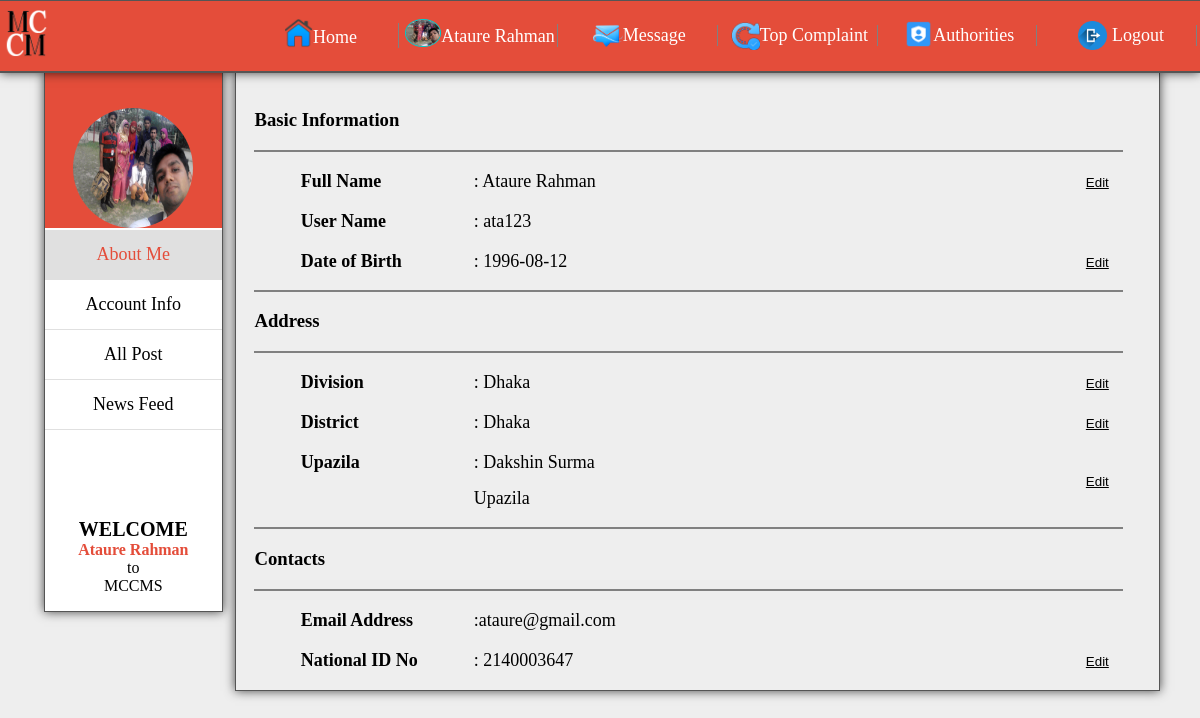
Screenshot of /about_me.php (signed in) with the database file from the repository.
### tables this page shows
CREATE TABLE `user_info` (
  `SL` int(11) NOT NULL,
  `user_name` varchar(40) NOT NULL,
  `full_name` varchar(40) NOT NULL,
  `password` varchar(40) NOT NULL,
  `mail_address` varchar(40) NOT NULL,
  `nid_no` int(20) NOT NULL,
  `date_birth` date NOT NULL,
  `division_name` varchar(40) NOT NULL,
  `district_name` varchar(30) NOT NULL,
  `district_code` varchar(30) NOT NULL,
  `upazila_name` varchar(30) NOT NULL,
  `upazila_code` varchar(30) NOT NULL,
  `profile_image` varchar(100) NOT NULL,
  `status` int(50) NOT NULL DEFAULT '1',
  `post_status` int(50) NOT NULL DEFAULT '1'
);

### about_me.php (the view, shortened to what this page needs)
<!DOCTYPE html>
<html lang="en">
<head>
	<link rel="stylesheet" href="css/profile.css">
</head>
<body>
	<?php include 'header.php'; ?>
<?php
$sql = mysqli_query($conn, "SELECT * FROM user_info WHERE user_name='$current_user_id'");
		while ($row = mysqli_fetch_array($sql))
	       {
	       	$f_name= $row['full_name'];
	       	$d_birth= $row['date_birth'];
	       	$district_name= $row['district_name'];
	       	$upazila_name= $row['upazila_name'];
	       	$division_name= $row['division_name'];
	       	$mail= $row['mail_address'];
	       	$nid= $row['nid_no'];
	       }
?>
	<div class="container">
		<div class="left_side_bar">
			<div class="side_bar_header">
				<br>
				<br>
				<div class="image_holder">
					<?php if($pro_image != ""): ?>
									<img src="uploads/<?php echo $pro_image ?>" style="width: 100%; height: 100%; border-radius: 50%;">
									<?php else: ?>
									<img src="img/default.png"  style="width: 100%; height: 100%; border-radius: 50%;">
					<?php endif; ?>
				</div>
			</div>
			<div class="nav_div">
				<nav>
					<ul>
						<li><a style="background-color: rgba(224,224,224); color: #e44d3a;" href="about_me.php">About Me</a></li>
						<li><a href="account_info.php">Account Info</a></li>
						<li><a href="personal_post.php">All Post</a></li>
						<li><a href="home_general.php">News Feed</a></li>
						<br>
						<br>
						<br>
						<br>
						<center><p><b style="font-size: 20px;">WELCOME</b><br> <b style="color: #e44d3a;"><?php echo $_SESSION["user_fullname"]; ?></b> <br> to <br> MCCMS</p></center>
					</ul>
				</nav>
			</div>
		</div>
		<div class="main_info">
			<div id="about_me">
				<h3>Basic Information</h3>
				<hr style="border:0.5px solid gray;">
				<form action="" method="post">
				<table>
					<tr>
						<th>Full Name</th>
						<?php
						if (isset($_POST['edit_nm'])) { ?>
							<td><input type="text" name="full_name" value="<?php echo $f_name; ?>"></td>
						<td style="padding-left: 84%;">
							<button name="update_nm" style="background-color: transparent; border: none; text-decoration: underline;">Update</button>
						</td>
						<?php }
						else
						{ ?>
						<td>: <?php echo $f_name; ?></td>
						<td style="padding-left: 84%;">
							<button name="edit_nm" style="background-color: transparent; border: none; text-decoration: underline;">Edit</button>
						</td>
						<?php }
						?>
					</tr>
					<tr>
						<th>User Name</th>
						<td>: <?php echo $current_user_id; ?></td>
					</tr>
					<tr>
						<th>Date of Birth</th>
						<?php
						if (isset($_POST['edit_bd'])) { ?>
							<td>
								<input type="text" name="bd" value="<?php echo $d_birth; ?>">
							</td>
						<td style="padding-left: 84%;">
							<button name="update_bd" style="background-color: transparent; border: none; text-decoration: underline;">Update</button>
						</td>
						<?php }
						else
						{ ?>
						<td>: <?php echo $d_birth; ?></td>
						<td style="padding-left: 84%;">
							<button name="edit_bd" style="background-color: transparent; border: none; text-decoration: underline;">Edit</button>
						</td>
						<?php }
						?>
					</tr>
				</table>
				<hr style="border:0.5px solid gray;">
				<h3>Address</h3>
				<hr style="border:0.5px solid gray;">
				<table>
					<tr>
						<th>Division</th>
						<?php
						if (isset($_POST['edit_div'])) { ?>
							<td>
						<input type="dropdown" name="div" list="divisions" class="dropdown" placeholder="start typing your division" />
						<datalist id="divisions">
							<?php
								$sql = mysqli_query($conn, "SELECT * FROM divisions");
									while ($row = mysqli_fetch_array($sql))
								       {
								       	?>
								         <option value="<?php echo $row['name']; ?>"></option>
								         <?php
								       }
							?>
						</datalist>
							</td>
						<td style="padding-left: 84%;">
							<button name="update_div" style="background-color: transparent; border: none; text-decoration: underline;">Update</button>
						</td>
						<?php }
						else
						{ ?>
						<td>: <?php echo $division_name; ?></td>
						<td style="padding-left: 84%;">
							<button name="edit_div" style="background-color: transparent; border: none; text-decoration: underline;">Edit</button>
						</td>
						<?php }
						?>
					</tr>
					<tr>
						<th>District</th>
						<?php
						if (isset($_POST['edit_dis'])) { ?>
							<td>
						<input type="dropdown" name="dis" list="districts" class="dropdown" placeholder="start typing your district name"  />
						<datalist id="districts">
							<?php
								$sql = mysqli_query($conn, "SELECT * FROM districts");
									while ($row = mysqli_fetch_array($sql))
								       {
								       	?>
								         <option value="<?Php echo $row['name']; ?>"></option>
								         <?php
								       }
							?>
						</datalist>
							</td>
						<td style="padding-left: 84%;">
							<button name="update_dis" style="background-color: transparent; border: none; text-decoration: underline;">Update</button>
						</td>
						<?php }
						else
						{ ?>
						<td>: <?php echo $district_name; ?></td>
						<td style="padding-left: 84%;">
							<button name="edit_dis" style="background-color: transparent; border: none; text-decoration: underline;">Edit</button>
						</td>
						<?php }
						?>
					</tr>
					<tr>
						<th>Upazila</th>
						<?php
						if (isset($_POST['edit_upa'])) { ?>
							<td>
						<input type="dropdown" name="upa" list="upazilas" class="dropdown" placeholder="start typing your upazila name"  />
						<datalist id="upazilas">
							<?php
								$sql = mysqli_query($conn, "SELECT * FROM upazilas");
									while ($row = mysqli_fetch_array($sql))
								       {
								       	?>
								         <option value="<?Php echo $row['name']; ?>"></option>
								         <?php
								       }
							?>
						</datalist>
							</td>
						<td style="padding-left: 84%;">
							<button name="update_upa" style="background-color: transparent; border: none; text-decoration: underline;">Update</button>
						</td>
						<?php }
						else
						{ ?>
						<td>: <?php echo $upazila_name; ?></td>
						<td style="padding-left: 84%;">
							<button name="edit_upa" style="background-color: transparent; border: none; text-decoration: underline;">Edit</button>
						</td>
						<?php }
						?>
					</tr>
				</table>
				<hr style="border:0.5px solid gray;">
				<h3>Contacts</h3>
				<hr style="border:0.5px solid gray;">
				<table>
					<tr>
						<th>Email Address</th>
						<td>:<?php echo $mail; ?></td>
					</tr>
					<tr>
						<th>National ID No</th>
						<?php
						if (isset($_POST['edit_nid'])) { ?>
							<td><input type="text" name="nationl_id" value="<?php echo $nid; ?>"></td>
						<td style="padding-left: 84%;">
							<button name="update_nid" style="background-color: transparent; border: none; text-decoration: underline;">Update</button>
						</td>
						<?php }
						else
						{ ?>
						<td>: <?php echo $nid; ?></td>
						<td style="padding-left: 84%;">
							<button name="edit_nid" style="background-color: transparent; border: none; text-decoration: underline;">Edit</button>
						</td>
						<?php }
						?>
					</tr>
				</table>
				</form>
			</div>
		</div>
	</div>
</body>
</html>

### header.php (shortened to what this page needs)
<!DOCTYPE html>
<html lang="en">
<head>
	<link rel="stylesheet" href="css/home.css">
</head>
<body>
<?php
include 'connection.php';
$current_user_id=$_SESSION["user_id"];
$sql = mysqli_query($conn, "SELECT * FROM user_info WHERE user_name='$current_user_id'");
		while ($row = mysqli_fetch_array($sql))
	       {
	       	$pro_image 	= 	$row['profile_image'];
	       }
?>
	<header class="header">
		<div class="header_container">
			<div class="header_info_left">
				<div class="header_logo">
					<img style="width: 100%; height: 100%;" src="img/logo.png" alt="Logo">
				</div>
			</div>
			<div class="header_info_right">
				<nav>
					<ul>
						<table style="width: 100%; table-layout: fixed;">
							<tr>
								<td>
									<li>
										<a class="home_li" href="home_general.php"><img style="height: 2%; width: 19%; margin: -3% 0%;" src="img/home.png" alt="">Home</a>
									</li>
								</td>
								<td>
									<li>
										<a href="about_me.php"><img style="height: 3%; width: 22%; margin: -3% 0%; border-radius: 50%; border: 1px solid #00CCCC;" src="uploads/<?php echo $pro_image ?>" alt=""><?php echo $_SESSION["user_fullname"]; ?></a>
									</li>
								</td>
								<td>
									<li>
										<a href="message_page.php"><img style="height: 2%; width: 19%; margin: -6% 0%;" src="img/message.png" alt="">Message</a>
									</li>
								</td>
								<td>
									<li>
										<a href="top_complaint.php"><img style="height: 2%; width: 19%; margin: -6% 0%;" src="img/top_complaint.png" alt="">Top Complaint</a>
									</li>
								</td>
								<td>
									<li>
										<a href="authorities.php"><img style="height: 2%; width: 19%; margin: -5% 0%;" src="img/authority.png" alt="">Authorities</a>
									</li>
								</td>
								<td>
									<li>
										<a href="logout_sql.php"><img style="height: 2%; width: 19%; margin: -6% 3%;" src="img/logout.png" alt="">Logout</a>
									</li>
								</td>
							</tr>
						</table>
					</ul>
				</nav>
			</div>
		</div>
	</header>
</body>
</html>

### css/profile.css (style rules this page uses)
* { font-family: 'Siyam Rupali' 'The Times New Roman'; src: url('https://bits.wikimedia.org/static-current/extensions/UniversalLanguageSelector/data/fontrepo/fonts/SiyamRupali/SiyamRupali.eot?version=1.070'); src: local('Siyam Rupali'), url('https://bits.wikimedia.org/static-current/extensions/UniversalLanguageSelector/data/fontrepo/fonts/SiyamRupali/SiyamRupali.woff?version=1.070') format('woff'), url('https://bits.wikimedia.org/static-current/extensions/UniversalLanguageSelector/data/fontrepo/fonts/SiyamRupali/SiyamRupali.ttf?version=1.070') format('truetype'); font-style: normal; }
body { background-color: #eeeeee; }
.header { overflow: hidden; position: fixed; left: 0; top: 0; width: 100%; border-top: solid 1px #555555; border-bottom: solid 2px #555555; box-shadow: 0 0 10px rgba(0,0,0,0.7); background-color: #e44d3a; color: white; }
.header_container { width: 100%; height: 70px; overflow: hidden; }
.header_info_left { float: left; width: 30%; }
.header_info_right { float: left; width: 70%; }
.header_logo { margin-left: 1%; margin-top: 0.5%; overflow: hidden; width: 10%; height: 10%; }
.header_info_right nav { margin-top: 1%; }
.header_info_right nav ul { list-style-type: none; margin: 0; padding: 0; overflow: hidden; background-color: transparent; }
.header_info_right nav li { float: left; }
.header_info_right nav li:last-child { border-right: none; }
.header_info_right nav li a { display: block; color: white; font-size: 18px; text-align: center; text-decoration: none; transition:.5s; margin-top: 6%; border-right: 1px solid gray; }
.nav_div nav { margin-top: 1%; }
.nav_div nav ul { list-style-type: none; margin: 0; padding: 0; overflow: hidden; background-color: transparent; }
.nav_div nav li { text-decoration: none; }
.nav_div nav li a { display: block; color: black; font-size: 18px; text-align: center; padding: 14px 16px; text-decoration: none; transition:.5s; border-bottom: solid 0.5px; border-color: #E0E0E0; }
.container { overflow: hidden; margin-top: 3%; width: 100%; }
.left_side_bar { float: left; width: 15%; margin-bottom: 3%; margin-top: 3%; margin-left: 3%; border: solid 1px #555555; background-color: white; box-shadow: 0 0 10px rgba(0,0,0,0.7); }
.side_bar_header { width: 100%; height: 10%; background-color: #e44d3a; }
.image_holder { width: 120px; height: 120px; margin: auto; }
.main_info { overflow: hidden; float: left; width: 78%; margin-left: 1%; margin-bottom: 3%; margin-top: 3%; border: solid 1px #555555; background-color: transparent; box-shadow: 0 0 10px rgba(0,0,0,0.7); }
#about_me { margin:4% 4% 1% 2%; }
#about_me table { width: 60%; font-size: 18px; line-height: 2; margin-left: 5%; table-layout: fixed; }
#about_me table tbody tr th { float: left; }
#about_me table tbody tr td { margin-left: 5%; }

### css/home.css (style rules this page uses)
* { font-family: 'Siyam Rupali' 'The Times New Roman'; src: url('https://bits.wikimedia.org/static-current/extensions/UniversalLanguageSelector/data/fontrepo/fonts/SiyamRupali/SiyamRupali.eot?version=1.070'); src: local('Siyam Rupali'), url('https://bits.wikimedia.org/static-current/extensions/UniversalLanguageSelector/data/fontrepo/fonts/SiyamRupali/SiyamRupali.woff?version=1.070') format('woff'), url('https://bits.wikimedia.org/static-current/extensions/UniversalLanguageSelector/data/fontrepo/fonts/SiyamRupali/SiyamRupali.ttf?version=1.070') format('truetype'); font-style: normal; }
body { background-color: #eeeeee; }
.header { overflow: hidden; position: fixed; left: 0; top: 0; width: 100%; border-top: solid 1px #555555; border-bottom: solid 2px #555555; box-shadow: 0 0 10px rgba(0,0,0,0.7); background-color: #e44d3a; color: white; }
.header_container { width: 100%; height: 70px; overflow: hidden; }
.header_info_left { float: left; width: 20%; }
.header_info_right { float: left; width: 80%; }
.header_logo { margin-left: 1%; margin-top: 3.5%; overflow: hidden; width: 20%; height: 10%; }
.header_info_right nav { margin-top: 1%; }
.header_info_right nav ul { list-style-type: none; margin: 0; padding: 0; overflow: hidden; background-color: transparent; }
.header_info_right nav li { float: left; }
.header_info_right nav li:last-child { border-right: none; }
.header_info_right nav li a { display: block; color: white; font-size: 18px; text-align: center; text-decoration: none; transition:.5s; margin-top: 6%; border-right: 1px solid gray; }
.container { overflow: hidden; width: 100%; }

### rows the page displays
user_info: profile_image (picture), full_name "Ataure Rahman", date_birth "1996-08-12", division_name "Dhaka", district_name "Dhaka", upazila_name "Dakshin Surma Upazila", mail_address "ataure@gmail.com", nid_no "2140003647"

### other values shown
$_SESSION["user_fullname"] "Ataure Rahman"
$current_user_id "ata123"
